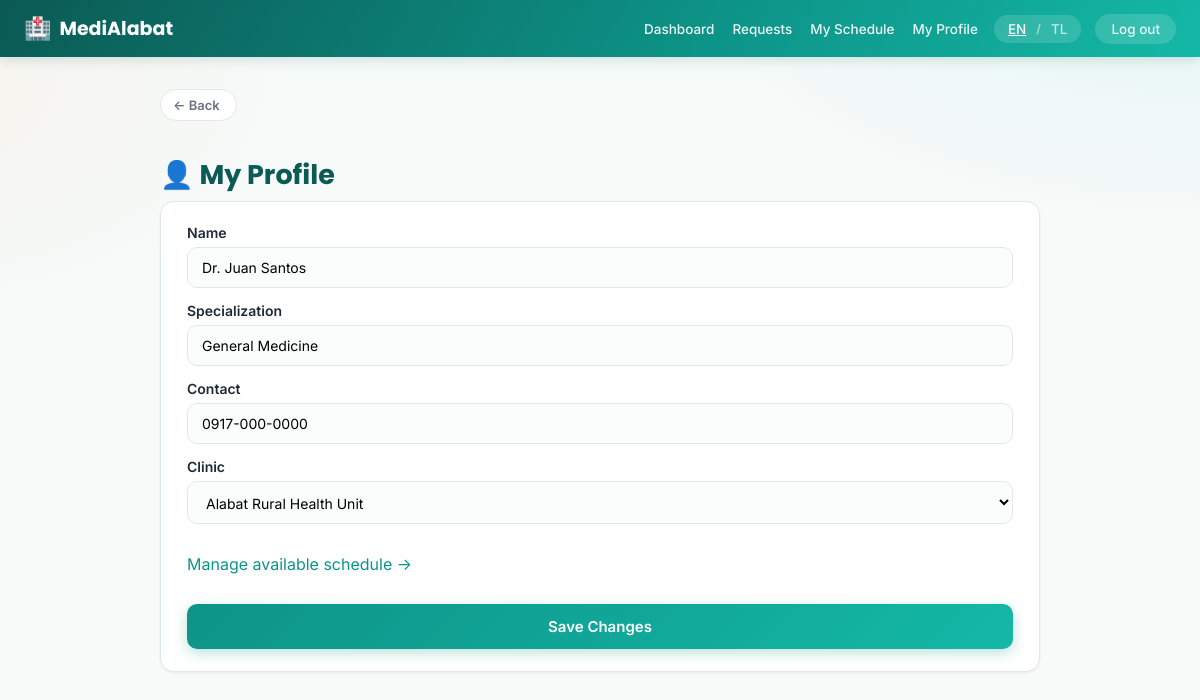
The page /staff/profile (signed in) on the database as committed earlier.
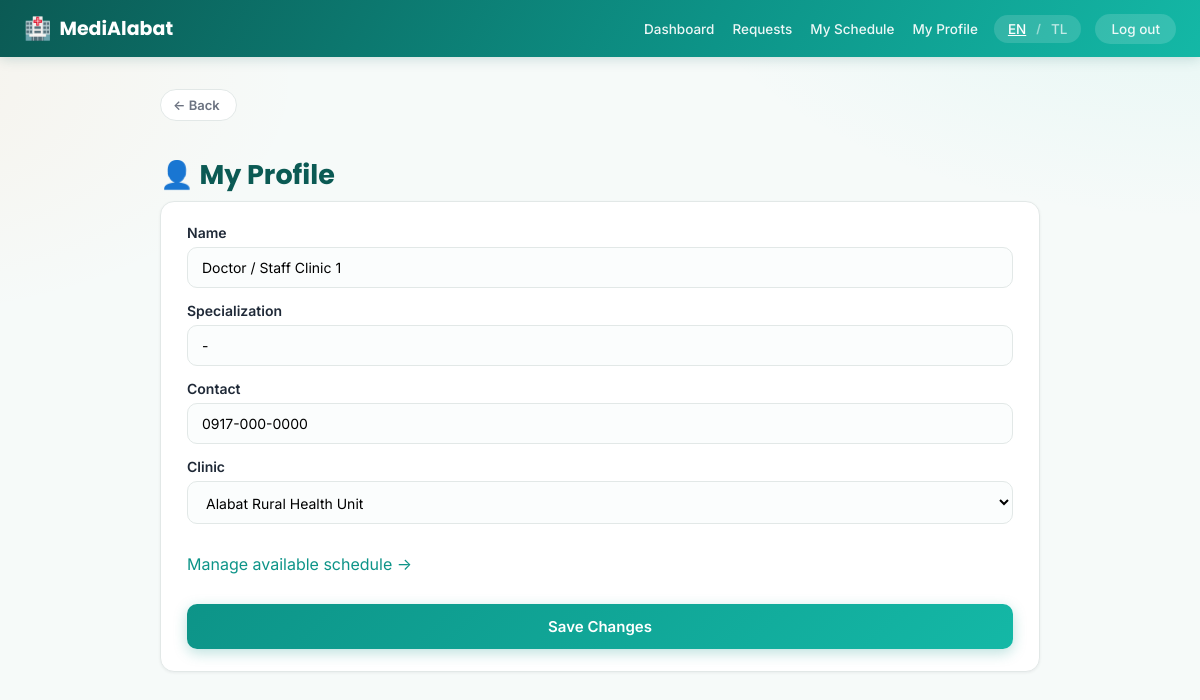
The same page on the database as committed later.
### tables this page shows
CREATE TABLE users (
    id INTEGER PRIMARY KEY AUTOINCREMENT,
    role TEXT NOT NULL CHECK(role IN ('patient', 'staff')),
    full_name TEXT NOT NULL,
    email TEXT UNIQUE NOT NULL,
    password_hash TEXT NOT NULL,
    contact_number TEXT,
    created_at TEXT DEFAULT CURRENT_TIMESTAMP
);

CREATE TABLE staff_profiles (
    user_id INTEGER PRIMARY KEY REFERENCES users(id) ON DELETE CASCADE,
    specialization TEXT,
    clinic_id INTEGER REFERENCES clinics(id)
);

CREATE TABLE clinics (
    id INTEGER PRIMARY KEY AUTOINCREMENT,
    name TEXT NOT NULL,
    address TEXT
);

### app.py (the view, shortened to what this page needs)
@app.route("/staff/profile", methods=["GET", "POST"])
@login_required(role="staff")
def staff_profile(user):
    conn = get_db()
    profile = conn.execute("SELECT * FROM staff_profiles WHERE user_id=?", (user["id"],)).fetchone()
    clinics = conn.execute("SELECT * FROM clinics ORDER BY name").fetchall()
    conn.close()
    return render_template("staff/profile.html", profile=profile, clinics=clinics)

### app.py (called while the page is built)
def current_user():
    if "user_id" not in session:
        return None
    conn = get_db()
    user = conn.execute("SELECT * FROM users WHERE id = ?", (session["user_id"],)).fetchone()
    conn.close()
    return user

def current_lang():
    return session.get("lang", DEFAULT_LANG)

@app.context_processor
def inject_globals():
    lang = current_lang()
    return {
        "current_user": current_user(),
        "current_lang": lang,
        "t": lambda key, **kwargs: _t(key, lang=lang, **kwargs),
    }

def login_required(role=None):
    def decorator(view):
        @functools.wraps(view)
        def wrapped(*args, **kwargs):
            user = current_user()
            if user is None:
                return redirect(url_for("login"))
            if role and user["role"] != role:
                abort(403)
            return view(user, *args, **kwargs)
        return wrapped
    return decorator

### db.py (called while the page is built)
def get_db():
    conn = sqlite3.connect(DB_PATH)
    conn.row_factory = sqlite3.Row
    conn.execute("PRAGMA foreign_keys = ON")
    return conn

### templates/staff/profile.html (shortened to what this page needs)
{% extends "base.html" %}
{% block content %}
<h1 class="fade-in">👤 {{ t('staff.profile_title') }}</h1>
<form method="POST" class="stack-form card fade-in">
    <label>{{ t('staff.name') }}
        <input type="text" name="full_name" value="{{ current_user.full_name }}" required>
    </label>
    <label>{{ t('staff.specialization') }}
        <input type="text" name="specialization" value="{{ profile.specialization or '' }}">
    </label>
    <label>{{ t('staff.contact') }}
        <input type="text" name="contact_number" value="{{ current_user.contact_number or '' }}">
    </label>
    <label>{{ t('staff.clinic') }}
        <select name="clinic_id">
            {% for c in clinics %}
            <option value="{{ c.id }}" {% if profile.clinic_id == c.id %}selected{% endif %}>{{ c.name }}</option>
            {% endfor %}
        </select>
    </label>
    <p><a href="{{ url_for('staff_schedule') }}">{{ t('staff.manage_schedule_link') }}</a></p>
    <button type="submit" class="btn-primary">{{ t('profile.save_changes') }}</button>
</form>
{% endblock %}

Rows that differ between the two databases and show on the page:
changed users: full_name "Dr. Juan Santos" → "Doctor / Staff Clinic 1"
changed staff_profiles "Alabat Rural Health Unit": specialization "General Medicine" → "-"
